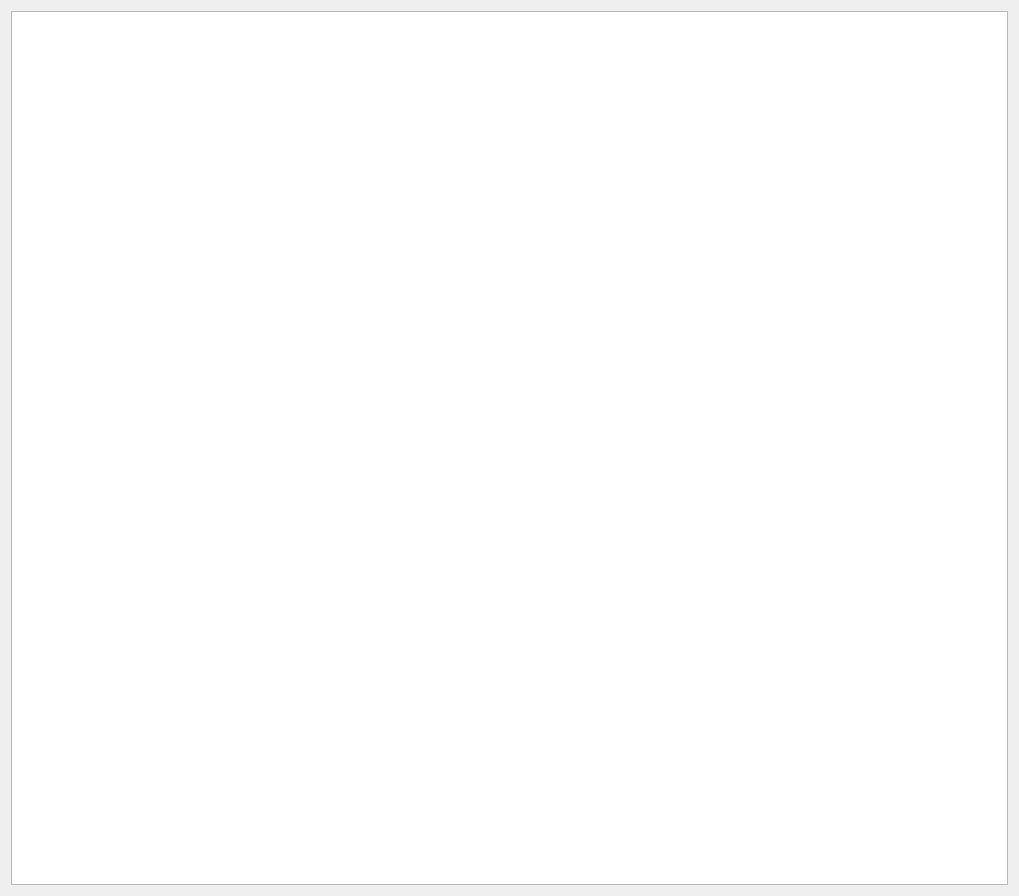
<?xml version="1.0" encoding="UTF-8"?>
<ui version="4.0">
 <class>Form</class>
 <widget class="QWidget" name="Form">
  <property name="geometry">
   <rect>
    <x>0</x>
    <y>0</y>
    <width>1019</width>
    <height>896</height>
   </rect>
  </property>
  <property name="windowTitle">
   <string>Form</string>
  </property>
  <layout class="QGridLayout" name="gridLayout">
   <item row="0" column="0">
    <widget class="QGraphicsView" name="client_graphicsView"/>
   </item>
  </layout>
 </widget>
 <resources/>
 <connections/>
</ui>
